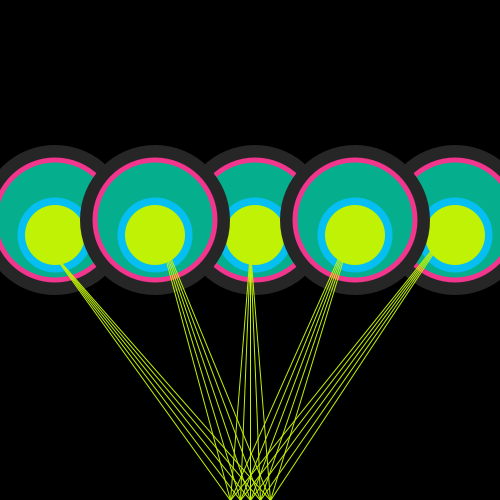
Frame 1 (no input)
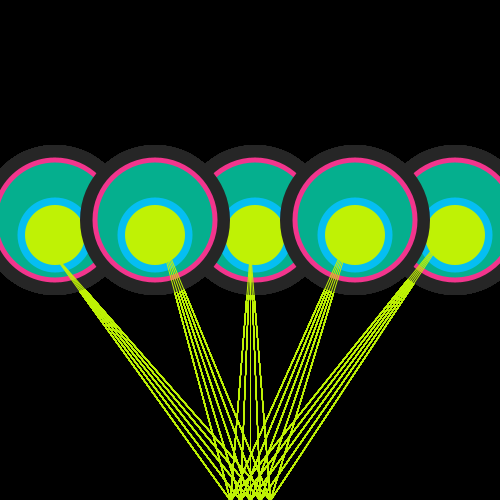
Frame 60 (the mouse pressed at the canvas centre just before this capture)
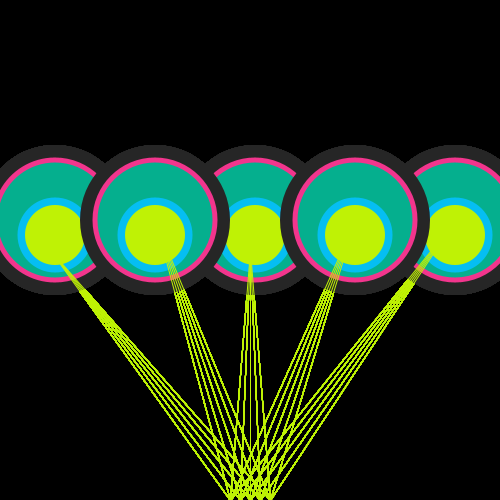
Frame 120 (the mouse held since frame 60 and released just before this capture)

The Processing sketch that drew these frames (run headless with seeded random() and noise(); from frame 60 on, the mouse is pressed at the canvas centre):

// Processing sketch: processing_495
// ── processing_495.pde

void setup (){
  size(500,500);
  background(0);
  }
  void draw (){
    //ellipse(x,y,ancho,alto);
    //uno
    fill( 38,38,38);
     noStroke();
     smooth();
    ellipse (55,220,150,150);
    fill(242,53,141);
    noStroke();
     smooth();
    ellipse(55,220,125,125);
    fill(5,175,142);
    noStroke();
     smooth();
    ellipse(55,220,115,115);
    fill(5,190,242);
    noStroke();
     smooth();
    ellipse(55,235,75,75);
    fill(191,242,5);
    noStroke();
    smooth();
    ellipse(55,235,60,60);
    //tres
     fill( 38,38,38);
     noStroke();
     smooth();
    ellipse (255,220,150,150);
    fill(242,53,141);
    noStroke();
     smooth();
    ellipse(255,220,125,125);
    fill(5,175,142);
    noStroke();
     smooth();
    ellipse(255,220,115,115);
    fill(5,190,242);
    noStroke();
     smooth();
    ellipse(255,235,75,75);
    fill(191,242,5);
    noStroke();
    smooth();
    ellipse(255,235,60,60);
       //cinco
   fill( 38,38,38);
     noStroke();
     smooth();
    ellipse (455,220,150,150);
    fill(242,53,141);
    noStroke();
     smooth();
    ellipse(455,220,125,125);
    fill(5,175,142);
    noStroke();
     smooth();
    ellipse(455,220,115,115);
    fill(5,190,242);
    noStroke();
     smooth();
    ellipse(455,235,75,75);
    fill(191,242,5);
    noStroke();
    smooth();
    ellipse(455,235,60,60); 
    //cuatro
    fill( 38,38,38);
     noStroke();
     smooth();
    ellipse (355,220,150,150);
    fill(242,53,141);
    noStroke();
     smooth();
    ellipse(355,220,125,125);
    fill(5,175,142);
    noStroke();
     smooth();
    ellipse(355,220,115,115);
    fill(5,190,242);
    noStroke();
     smooth();
    ellipse(355,235,75,75);
    fill(191,242,5);
    noStroke();
    smooth();
    ellipse(355,235,60,60);
    //dos
    fill( 38,38,38);
     noStroke();
     smooth();
    ellipse (155,220,150,150);
    fill(242,53,141);
    noStroke();
     smooth();
    ellipse(155,220,125,125);
    fill(5,175,142);
    noStroke();
     smooth();
    ellipse(155,220,115,115);
    fill(5,190,242);
    noStroke();
     smooth();
    ellipse(155,235,75,75);
    fill(191,242,5);
    noStroke();
    smooth();
    ellipse(155,235,60,60);
     //lineas de uno
     stroke(191,242,5);
   strokeWeight(1);
   line(50,250,230,500);
   line(50,250,240,500);   
   line(50,250,250,500);
   line(50,250,260,500);
   line(50,250,270,500);
   //lineas de dos
   stroke(191,242,5);
   strokeWeight(1);
   line(155,220,230,500);
   line(155,220,240,500);   
   line(155,220,250,500);
   line(155,220,260,500);
   line(155,220,270,500);
  
  //lineas de tres
   stroke(191,242,5);
   strokeWeight(1);
   line(250,250,230,500);
   line(250,250,240,500);   
   line(250,250,250,500);
   line(250,250,260,500);
   line(250,250,270,500);
   
   //lineas de cuatro
   line(355,220,230,500);
   line(355,220,240,500);   
   line(355,220,250,500);
   line(355,220,260,500);
   line(355,220,270,500);
   
   //lineas de cinco
   line(455,220,230,500);
   line(455,220,240,500);   
   line(455,220,250,500);
   line(455,220,260,500);
   line(455,220,270,500);
   
   
   
  

   }
